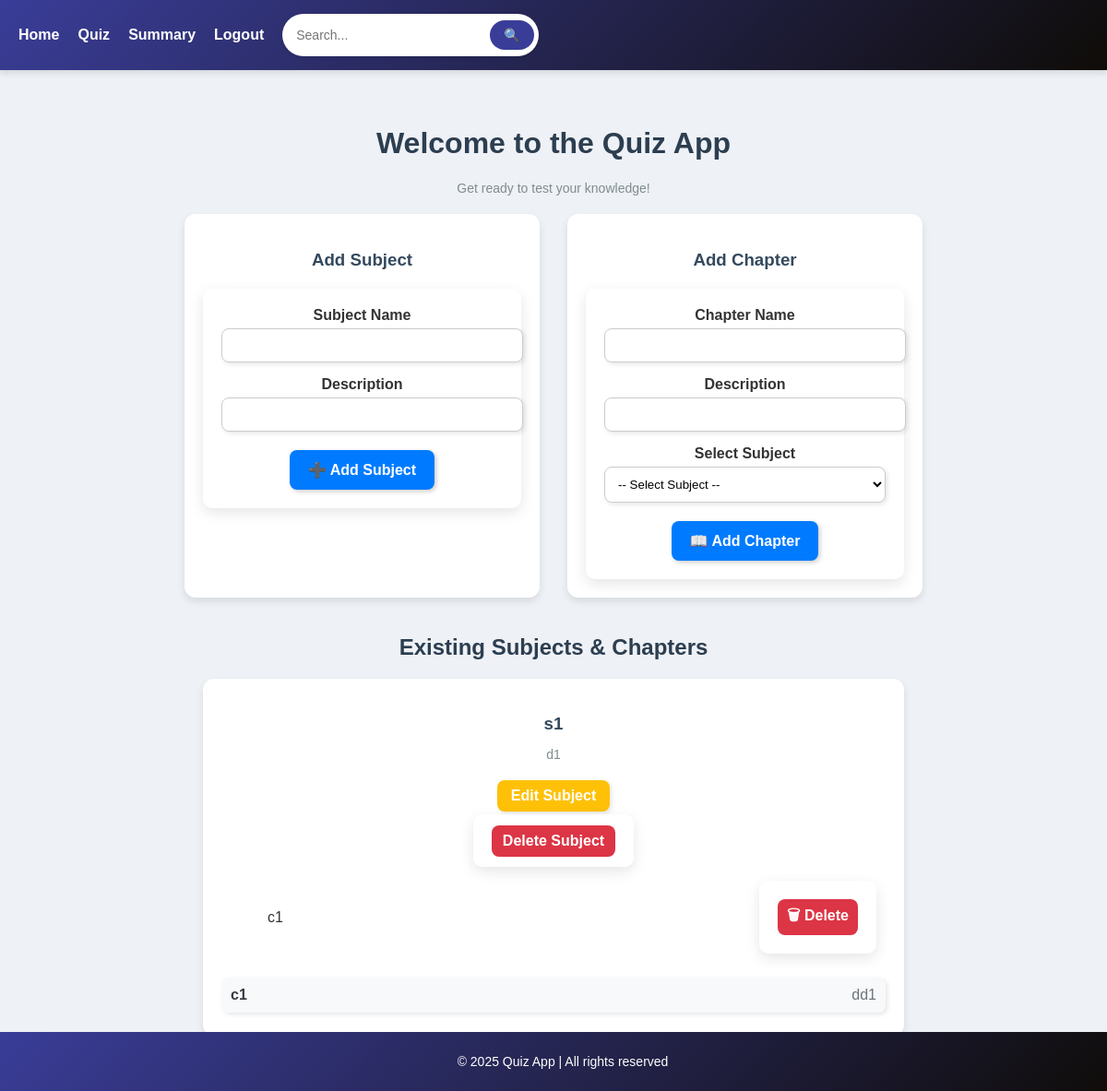
The page /admin_dashboard (signed in) on the database as committed earlier.
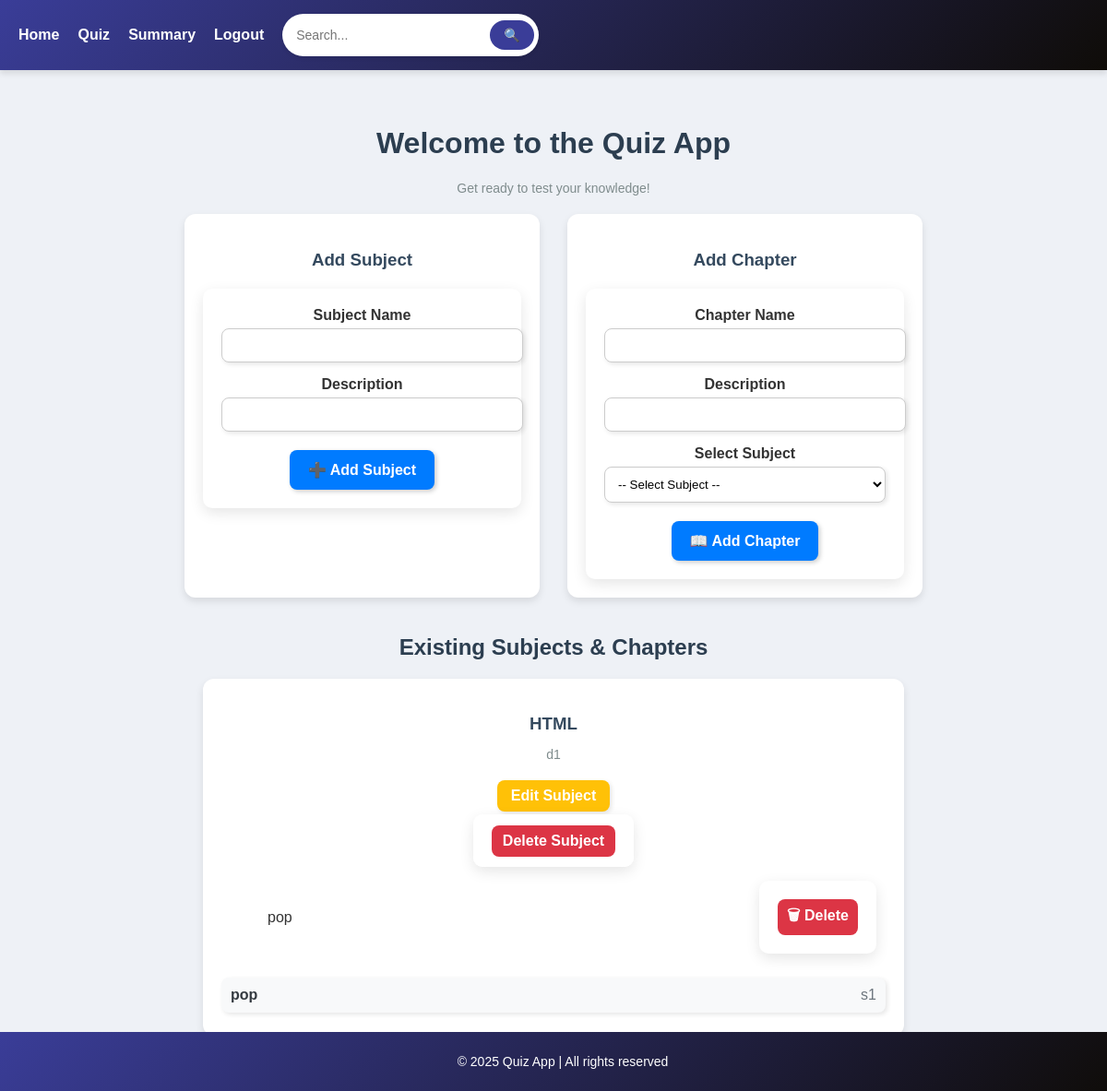
The same page on the database as committed later.
### models.py (models this page shows)
class Subject(db.Model):
    id = db.Column(db.Integer, primary_key=True)
    subject_name = db.Column(db.String(80), nullable=False)
    description = db.Column(db.String(255), nullable=True)

class Chapter(db.Model):
    id = db.Column(db.Integer, primary_key = True)
    chapter_name = db.Column(db.String(80), nullable=False)
    description = db.Column(db.String(255), nullable=True)
    subject_id = db.Column(db.Integer, db.ForeignKey('subject.id'), nullable=False)
    subject = db.relationship('Subject', backref=db.backref('chapters', lazy=True))

### app.py (the view, shortened to what this page needs)
@app.route('/admin_dashboard', methods=['GET', 'POST'])
def admin_dashboard():
    if "user_id" not in session or session['user_role'] != 'admin':
        flash("Unauthorized access!", "danger")
        return redirect(url_for("login"))
    subjects = Subject.query.all()
    return render_template("admin_dashboard.html", subjects=subjects)

### templates/admin_dashboard.html (shortened to what this page needs)
{% extends 'base.html' %}
{% block content %}
<div class="container mt-2">
    <h1 class="text-center fw-bold" style="color: #2c3e50;">Welcome to the Quiz App</h1>
    <p class="text-center" style="color: #7f8c8d; font-size: 14px;">Get ready to test your knowledge!</p>
    <div style="display: flex; justify-content: center; gap: 30px; margin-top: 20px;">
        <div style="width: 45%; background: #ffffff; padding: 20px; border-radius: 12px; box-shadow: 0 4px 8px rgba(0, 0, 0, 0.1);">
            <h3 style="text-align: center; color: #34495e; margin-bottom: 20px;">Add Subject</h3>
            <form method="POST">
                <div style="margin-bottom: 15px;">
                    <label style="font-weight: bold; display: block; margin-bottom: 5px;">Subject Name</label>
                    <input type="text" name="subject_name" required
                           style="width: 100%; padding: 10px; border: 1px solid #ccc; border-radius: 8px; box-shadow: 2px 2px 5px rgba(0, 0, 0, 0.1);">
                </div>
                <div style="margin-bottom: 15px;">
                    <label style="font-weight: bold; display: block; margin-bottom: 5px;">Description</label>
                    <input type="text" name="subject_description"
                           style="width: 100%; padding: 10px; border: 1px solid #ccc; border-radius: 8px; box-shadow: 2px 2px 5px rgba(0, 0, 0, 0.1);">
                </div>
                <div style="text-align: center; margin-top: 20px;">
                    <button type="submit"
                            style="background: #007bff; color: white; border: none; padding: 12px 20px; border-radius: 8px;
                                   cursor: pointer; box-shadow: 2px 2px 5px rgba(0, 0, 0, 0.2); font-size: 16px;">
                        ➕ Add Subject
                    </button>
                </div>
            </form>
        </div>
        <div style="width: 45%; background: #ffffff; padding: 20px; border-radius: 12px; box-shadow: 0 4px 8px rgba(0, 0, 0, 0.1);">
            <h3 style="text-align: center; color: #34495e; margin-bottom: 20px;">Add Chapter</h3>
            <form method="POST">
                <div style="margin-bottom: 15px;">
                    <label style="font-weight: bold; display: block; margin-bottom: 5px;">Chapter Name</label>
                    <input type="text" name="chapter_name" required
                           style="width: 100%; padding: 10px; border: 1px solid #ccc; border-radius: 8px; box-shadow: 2px 2px 5px rgba(0, 0, 0, 0.1);">
                </div>
                <div style="margin-bottom: 15px;">
                    <label style="font-weight: bold; display: block; margin-bottom: 5px;">Description</label>
                    <input type="text" name="chapter_description"
                           style="width: 100%; padding: 10px; border: 1px solid #ccc; border-radius: 8px; box-shadow: 2px 2px 5px rgba(0, 0, 0, 0.1);">
                </div>
                <div style="margin-bottom: 15px;">
                    <label style="font-weight: bold; display: block; margin-bottom: 5px;">Select Subject</label>
                    <select name="subject_id" required
                            style="width: 100%; padding: 10px; border: 1px solid #ccc; border-radius: 8px; box-shadow: 2px 2px 5px rgba(0, 0, 0, 0.1); background-color: white;">
                        <option value="">-- Select Subject --</option>
                    </select>
                </div>
                <div style="text-align: center; margin-top: 20px;">
                    <button type="submit"
                            style="background: #007bff; color: white; border: none; padding: 12px 20px; border-radius: 8px;
                                   cursor: pointer; box-shadow: 2px 2px 5px rgba(0, 0, 0, 0.2); font-size: 16px;">
                        📖 Add Chapter
                    </button>
                </div>
            </form>
        </div>
    </div>
    <div style="margin-top: 40px;">
        <h2 style="text-align: center; font-weight: bold; color: #2c3e50;">Existing Subjects & Chapters</h2>
        {% for subject in subjects %}
            <div style="width: 90%; margin: 20px auto; background: #ffffff; padding: 20px; border-radius: 12px;
                        box-shadow: 0 4px 8px rgba(0, 0, 0, 0.1);">
                <h3 style="color: #34495e; text-align: center; font-weight: bold; margin-bottom: 10px;">
                    {{ subject.subject_name }}
                </h3>
                <p style="text-align: center; color: #7f8c8d; font-size: 14px; margin-bottom: 20px;">
                    {{ subject.description }}
                </p>
                <div style="text-align: center; margin-bottom: 15px;">
                    <a href="{{ url_for('edit_subject', subject_id=subject.id) }}"
                       style="display: inline-block; background: #ffc107; color: #ffffff; padding: 8px 15px; border-radius: 8px;
                              text-decoration: none; font-weight: bold; box-shadow: 2px 2px 5px rgba(0, 0, 0, 0.1);">
                         Edit Subject
                    </a>
                </div>
                <form method="POST" action="{{ url_for('delete_subject', subject_id=subject.id) }}"
                style="display:inline;">
                <button type="submit" onclick="return confirm('Are you sure you want to delete this subject?');"
                    style="background: #dc3545; color: white; border: none; padding: 8px 12px;
                            border-radius: 8px; cursor: pointer;">
                Delete Subject
                </button>
                </form>
                <ul>
                {% for chapter in subject.chapters %}
                <li style="display: flex; justify-content: space-between; align-items: center; padding: 10px;">
                <span>{{ chapter.chapter_name }}</span>
                <form method="POST" action="{{ url_for('delete_chapter', chapter_id=chapter.id) }}"
                        style="display:inline;">
                    <button type="submit" onclick="return confirm('Are you sure you want to delete this chapter?');"
                            style="background: #dc3545; color: white; border: none; padding: 6px 10px;
                                    border-radius: 8px; cursor: pointer;">
                        🗑 Delete
                    </button>
                </form>
                </li>
                {% endfor %}
                </ul>
                <ul style="list-style: none; padding: 0; margin: 0;">
                    {% for chapter in subject.chapters %}
                        <li style="display: flex; justify-content: space-between; align-items: center;
                                   background: #f8f9fa; padding: 10px; border-radius: 8px;
                                   margin-bottom: 5px; box-shadow: 2px 2px 5px rgba(0, 0, 0, 0.1);">
                            <span style="font-weight: bold; color: #343a40;">{{ chapter.chapter_name }}</span>
                            <span style="color: #6c757d;">{{ chapter.description }}</span>
                        </li>
                    {% else %}
                        <li style="text-align: center; color: #6c757d; background: #f8f9fa; padding: 10px;
                                   border-radius: 8px; box-shadow: 2px 2px 5px rgba(0, 0, 0, 0.1);">
                            No chapters available
                        </li>
                    {% endfor %}
                </ul>
            </div>
        {% else %}
            <p style="text-align: center; color: #6c757d;">No subjects available. Add a new subject to get started.</p>
        {% endfor %}
    </div>
</div>
{% endblock %}

### templates/base.html (shortened to what this page needs)
<!DOCTYPE html>
<html lang="en">
<head>
</head>
<body>
    <nav>
        <ul>
            <li><a href="{{ url_for('index') }}">Home</a></li>
            <li><a href="{{ url_for('quiz') }}">Quiz</a></li>
            <li><a href="{{ url_for('summary') }}">Summary</a></li>
            <li><a href="{{ url_for('logout') }}">Logout</a></li>
            <li>
                <form action="{{ url_for('search') }}" method="GET" class="search-form">
                    <input type="text" name="query" placeholder="Search..." required>
                    <button type="submit">🔍</button>
                </form>
            </li>
        </ul>
    </nav>
    <main>
        {% block content %}
        {% endblock %}
    </main>
    <footer>
        <p>&copy; 2025 Quiz App | All rights reserved</p>
    </footer>
</body>
</html>

### templates/base.html (style rules this page uses)
form { background: white; padding: 20px; border-radius: 10px; box-shadow: 0px 5px 15px rgba(0, 0, 0, 0.1); }
input, select { border: 2px solid #3a3d98; border-radius: 10px; padding: 10px; }
button { font-size: 16px; font-weight: bold; }
body { font-family: 'Poppins', Arial, sans-serif; margin: 0; padding: 0; background-color: #eef1f6; color: #333; }
nav { background: linear-gradient(135deg, #3a3d98, #0f0c08); padding: 15px 20px; box-shadow: 0 4px 6px rgba(0, 0, 0, 0.1); }
nav ul { list-style: none; padding: 0; margin: 0; display: flex; align-items: center; }
nav ul li { margin-right: 20px; }
nav ul li a { color: white; text-decoration: none; font-weight: bold; font-size: 16px; transition: color 0.3s; }
.search-form { display: flex; align-items: center; background: white; border-radius: 25px; padding: 5px; box-shadow: 0 2px 4px rgba(0, 0, 0, 0.1); }
.search-form input { padding: 10px; border: none; border-radius: 25px; outline: none; width: 200px; font-size: 14px; }
.search-form button { padding: 8px 15px; background-color: #3a3d98; color: white; border: none; border-radius: 25px; cursor: pointer; font-size: 14px; transition: background 0.3s; }
main { padding: 40px; text-align: center; max-width: 800px; margin: auto; }
footer { text-align: center; padding: 10px; background: linear-gradient(135deg, #3a3d98, #0f0c08); color: white; position: fixed; bottom: 0; width: 100%; font-size: 14px; }

Rows that differ between the two databases and show on the page:
changed Subject: subject_name "s1" → "HTML"
changed Chapter: chapter_name "c1" → "pop"; description "dd1" → "s1"
